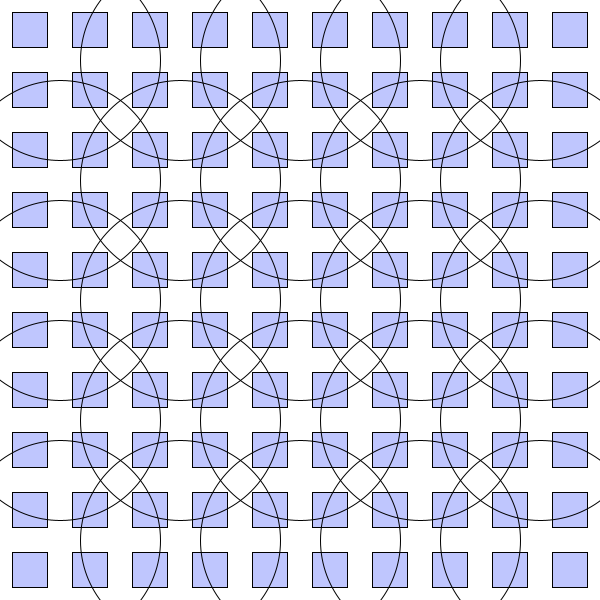
Frame 1 (no input)
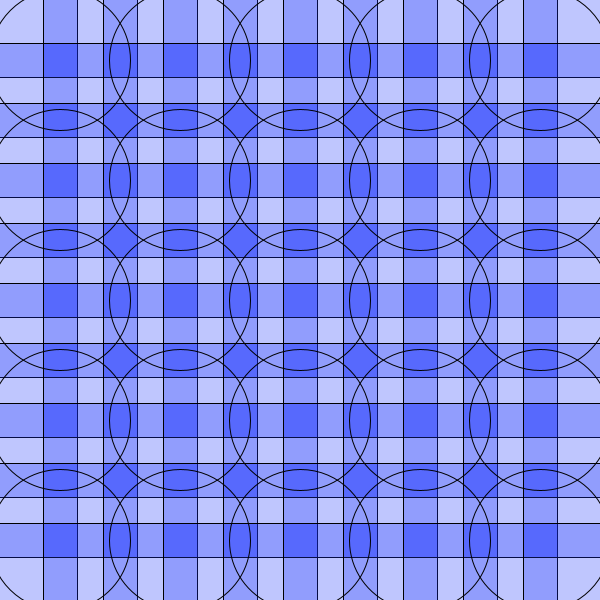
Frame 60 (the mouse pressed at the canvas centre just before this capture)
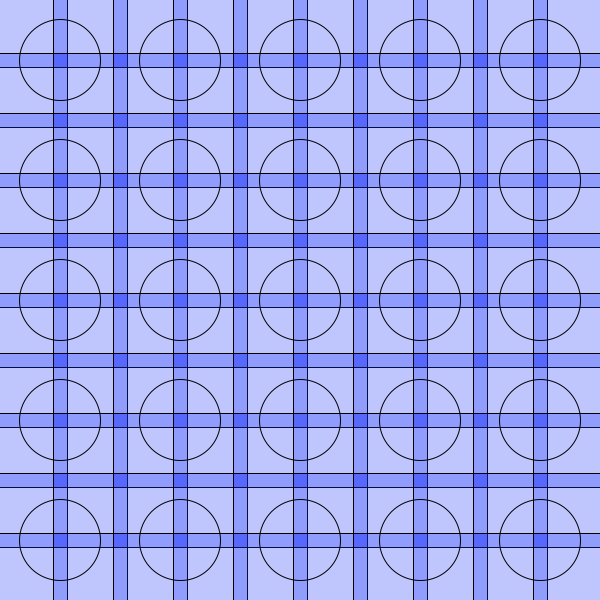
Frame 120 (the mouse held since frame 60 and released just before this capture)

The Processing sketch that drew these frames (run headless with seeded random() and noise(); from frame 60 on, the mouse is pressed at the canvas centre):

// Processing sketch: processing_143380
// ── processing_143380.pde

// Konkuk University
// Department of Dynamic Media
// SOS iDesign
// Name: Joo Yong Gill
// ID: 201420108

float n = 35; 
float m = 200;

void setup() {
  size (600, 600);
  smooth();
}

void draw() {
  background(255);

  for (int i = 30; i<600; i = i + 60) {
  for (int j = 30; j<600; j = j + 60) {
    fill(#172FFA, 70);
    rectMode(CENTER);
    rect(i, j, n, n);

    if ( n == 100) {
         n = 20;
      }
    }
  }
  n = n+1;

  for (float c = 60; c<600; c = c + 120) {
  for (float d = 60; d<600; d = d + 120) {
      noFill();
      ellipse(c, d, m, m);
        
        if ( m < 35 ) {
        m = 200;
      }
    }
  }
  m = m-1;
}
